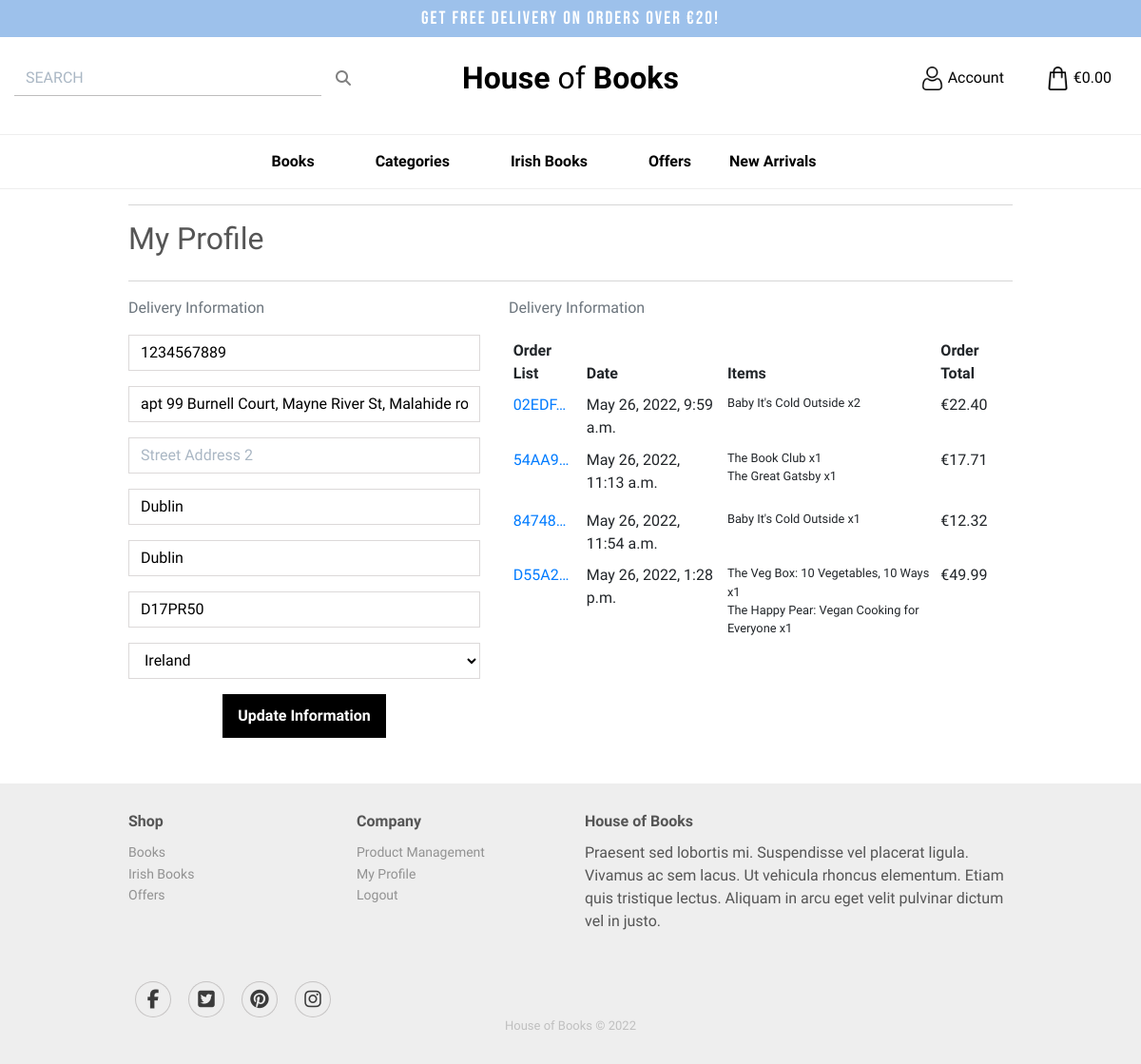
Before: /profile/ (signed in) with the older database file.
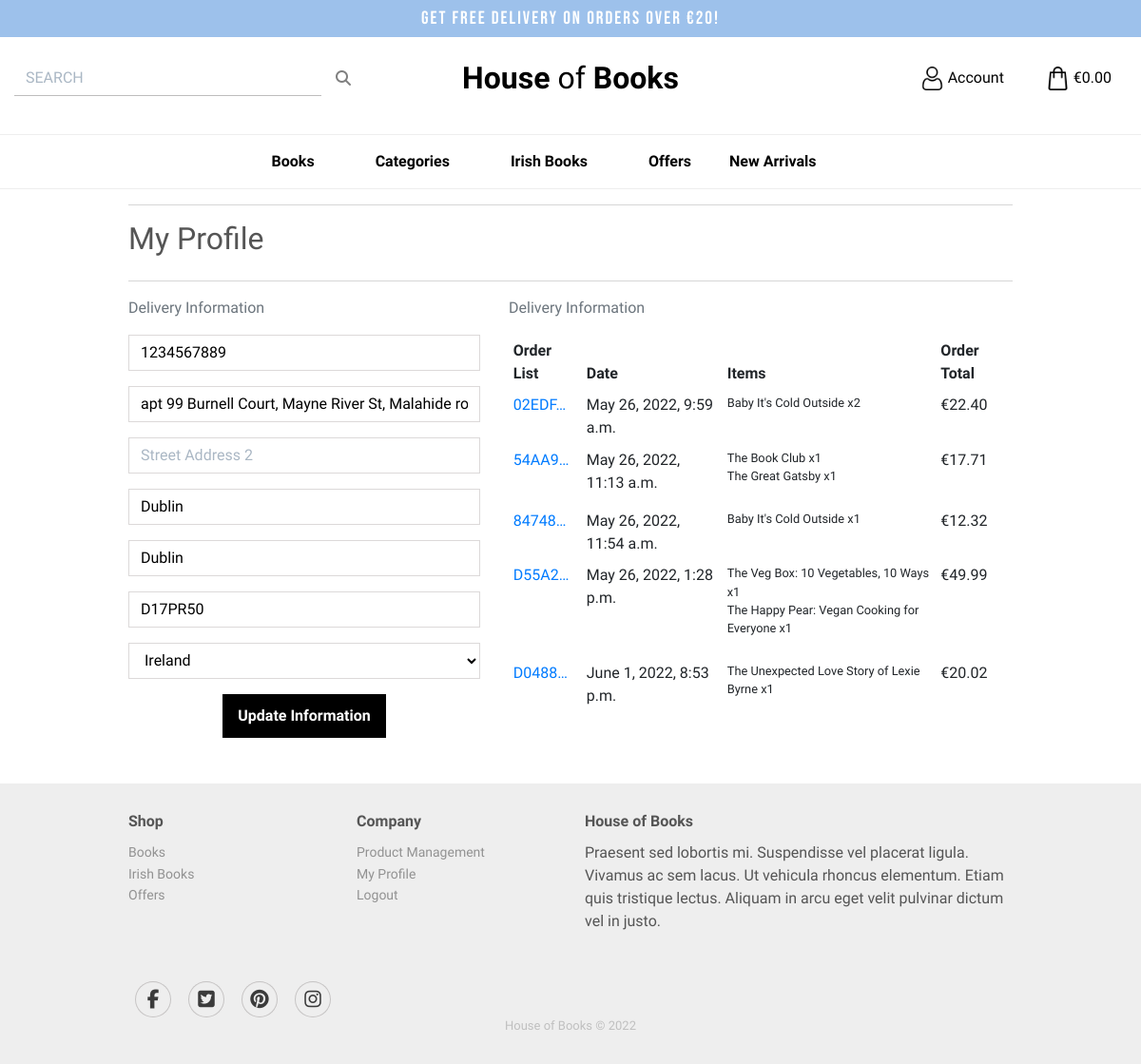
After: the same page with the newer database file.
### profiles/models.py (models this page shows, shortened)
class UserProfile(models.Model):
    user = models.OneToOneField(User, on_delete=models.CASCADE)
    default_phone_number = models.CharField(max_length=20,
                                            null=True, blank=True)
    default_street_address1 = models.CharField(max_length=80,
                                               null=True, blank=True)
    default_street_address2 = models.CharField(max_length=80,
                                               null=True, blank=True)
    default_town_or_city = models.CharField(max_length=40,
                                            null=True, blank=True)
    default_county = models.CharField(max_length=80,
                                      null=True, blank=True)
    default_postcode = models.CharField(max_length=20,
                                        null=True, blank=True)
    default_country = CountryField(blank_label='Country',
                                   null=True, blank=True)

### checkout/models.py (models this page shows, shortened)
class Order(models.Model):
    order_number = models.CharField(max_length=32, null=False, editable=False)
    user_profile = models.ForeignKey(UserProfile, on_delete=models.SET_NULL,
                                     null=True, blank=True,
                                     related_name='orders')
    full_name = models.CharField(max_length=50, null=False, blank=False)
    email = models.EmailField(max_length=254, null=False, blank=False)
    phone_number = models.CharField(max_length=20, null=False, blank=False)
    country = CountryField(blank_label='Country *', null=False, blank=False)
    postcode = models.CharField(max_length=20, null=True, blank=True)
    town_or_city = models.CharField(max_length=40, null=False, blank=False)
    street_address1 = models.CharField(max_length=80, null=False, blank=False)
    street_address2 = models.CharField(max_length=80, null=True, blank=True)
    county = models.CharField(max_length=80, null=True, blank=True)
    date = models.DateTimeField(auto_now_add=True)
    delivery_cost = models.DecimalField(max_digits=6, decimal_places=2,
                                        null=False, default=0)
    order_total = models.DecimalField(max_digits=10, decimal_places=2,
                                      null=False, default=0)
    grand_total = models.DecimalField(max_digits=10, decimal_places=2,
                                      null=False, default=0)
    original_bag = models.TextField(null=False, blank=False, default='')
    stripe_pid = models.CharField(max_length=254, null=False,
                                  blank=False, default='')

class OrderLineItem(models.Model):
    order = models.ForeignKey(Order, null=False, blank=False,
                              on_delete=models.CASCADE,
                              related_name='lineitems')
    product = models.ForeignKey(Product, null=False, blank=False,
                                on_delete=models.CASCADE)
    quantity = models.IntegerField(null=False, blank=False, default=0)
    lineitem_total = models.DecimalField(max_digits=6, decimal_places=2,
                                         null=False, blank=False,
                                         editable=False)

### products/models.py (models this page shows, shortened)
class Product(models.Model):
    category = models.ForeignKey(Category, null=True, blank=True,
                                 on_delete=models.SET_NULL)
    sku = models.CharField(max_length=254, null=True, blank=True)
    name = models.CharField(max_length=254)
    author = models.CharField(max_length=254)
    description = models.TextField()
    price = models.DecimalField(max_digits=6, decimal_places=2)
    rating = models.DecimalField(max_digits=6, decimal_places=2,
                                 null=True, blank=True)
    image_url = models.URLField(max_length=1024, null=True, blank=True)
    image = models.ImageField(null=True, blank=True)

### profiles/views.py (the view)
# urls.py: path('profile/', include('profiles.urls')),
@login_required
def profile(request):
    profile = get_object_or_404(UserProfile, user=request.user)
    if request.method == 'POST':
        form = UserProfileForm(request.POST, instance=profile)
        if form.is_valid():
            form.save()
            messages.success(request, 'Profile updated successfully')
        else:
            messages.error(request,
                           'Updated failed. Please ensure the form is valid.')
    else:
        form = UserProfileForm(instance=profile)
    orders = profile.orders.all()
    template = 'profiles/profile.html'
    context = {
        'form': form,
        'orders': orders,
        'on_profile_page': True,
    }
    return render(request, template, context)

### profiles/templates/profiles/profile.html (shortened to what this page needs)
{% extends "base.html" %}
{% load static %}
{% block extra_css %}
<link rel="stylesheet" href="{% static 'profiles/css/profile.css' %}">
{% endblock %}
{% block content %}
<div class="overlay"></div>
<div class="container">
    <div class="row">
        <div class="col">
            <hr>
            <h2 class="mb-4">My Profile</h2>
            <hr>
        </div>
    </div>
    <div class="row">
        <div class="col-12 col-lg-5 profile">
            <p class="text-muted">Delivery Information</p>
            <form action="{% url 'profile' %}" class="mt-3 " method="POST" id="profile-update-form">
                {{ form|crispy }}
                <div class="text-center">
                    <button class="btn buttons mb-5 profile1">Update Information</button>
                </div>
            </form>
        </div>
        <div class="col-12 col-lg-7">
            <p class="text-muted">Delivery Information</p>
            <div class="order-history table-responsive">
                <table class="table table-sm table-borderless">
                    <thead>
                        <tr>
                            <th>Order List</th>
                            <th>Date</th>
                            <th>Items</th>
                            <th>Order Total</th>
                        </tr>
                    </thead>
                    <tbody>
                        {% for order in orders %}
                        <tr>
                            <td>
                                <a href="{% url 'order_history' order.order_number %}" title="{{ order.order_number }}">
                                    {{ order.order_number|truncatechars:6 }}
                                </a>
                            </td>
                            <td>{{ order.date }}</td>
                            <td>
                                <ul class="list-unstyled">
                                    {% for item in order.lineitems.all %}
                                    <li class="small">
                                        {{ item.product.name }} x{{ item.quantity }}
                                    </li>
                                    {% endfor %}
                                </ul>
                            </td>
                            <td>€{{ order.grand_total }}</td>
                        </tr>
                        {% endfor %}
                    </tbody>
                </table>
            </div>
        </div>
    </div>
</div>
{% endblock %}

### templates/base.html (shortened to what this page needs)
{% load static %}
<!doctype html>
<html lang="en">
<head>
    {% block corecss %}
    <link rel="stylesheet" href="https://stackpath.bootstrapcdn.com/bootstrap/4.4.1/css/bootstrap.min.css"
>
    <link rel="stylesheet" href="{% static 'css/base.css' %}">
    {% endblock %}
    {% block extra_css %}
    {% endblock %}
</head>
<body>
    <header class="container-fluid">
        <div id="delivery-banner" class="row text-center">
            <div class="col text-white free-delivery-banner">
                <h4>Get free delivery on orders over €{{ free_delivery_threshold }}!</h4>
            </div>
        </div>
        <div id="topnav" class="row pt-lg-3 d-none d-lg-flex">
            <div class="col-12 col-lg-4 my-auto py-1 py-lg-0 text-center text-lg-right">
                <form method="GET" action="{% url 'products' %}">
                    <div class="input-group w-100 searchbar-field">
                        <input class="form-control rounded-0 searchbar-input" type="text" name="q" placeholder="SEARCH">
                        <div class="input-group-append">
                            <button class="form-control btn rounded-0 border-0 search-icon" type="submit">
                                <span class="icon">
                                    <i class="fas fa-search"></i>
                                </span>
                            </button>
                        </div>
                    </div>
                </form>
            </div>
            <div class="col-12 col-lg-4 my-auto py-1 py-lg-0 text-center">
                <a href="{% url 'home' %}" class="nav-link main-logo-link">
                    <h2 class="text-black my-0 logo-title text-right"><strong class="logo-font">House</strong> of
                        <strong class="logo-font">Books</strong></h2>
                </a>
            </div>
            <div class="col-12 col-lg-4 my-auto py-1 py-lg-0">
                <ul class="list-inline list-unstyled text-center text-lg-right my-0 ">
                    <li class="list-inline-item dropdown account-cart">
                        <a class="text-black nav-link" href="#" id="user-options" data-toggle="dropdown"
                            aria-haspopup="true" aria-expanded="false">
                            <div class="text-center">
                                <p class="my-0">
                                    <img src="{{ MEDIA_URL }}user.png" alt="account-icon" width="25px"> Account
                                </p>
                            </div>
                        </a>
                    </li>
                    <li class="list-inline-item account-cart">
                        <a class="{% if grand_total %} basket font-weight-bold{% else %}text-black{% endif %} nav-link"
                            href="{% url 'view_bag' %}">
                            <div class="text-center">
                                <p class="my-0">
                                    <img src="{{ MEDIA_URL }}shop-bag.png" alt="bag icon" width="25px">
                                    {% if grand_total %}
                                    €{{ grand_total|floatformat:2 }}
                                    {% else %}
                                    €0.00
                                    {% endif %}
                                </p>
                            </div>
                        </a>
                    </li>
                </ul>
            </div>
        </div>
        <div class="row bg-white">
            <nav class="navbar navbar-expand-lg navbar-light w-100">
                {% include 'includes/main-nav.html' %}
            </nav>
        </div>
    </header>
    {% block content %}
    {% endblock %}
    {% block content_footer %}
    <div class="footer-dark">
        <footer>
            <div class="container">
                <div class="row">
                    <div class="col-sm-6 col-md-3 item">
                        <h3>Shop</h3>
                        <ul>
                            <li><a href="{% url 'products' %}">Books</a></li>
                            <li><a
                                    href="{% url 'products' %}?category=irish_fiction,irish_nonfiction,irish_true_crime,irish_classics">Irish
                                    Books</a></li>
                            <li><a href="{% url 'products' %}?category=new_arrivals,deals">Offers</a>
                            </li>
                        </ul>
                    </div>
                    <div class="col-sm-6 col-md-3 item">
                        <h3>Company</h3>
                        <ul>
                            {% if request.user.is_authenticated %}
                            {% if request.user.is_superuser %}
                            <li><a href="{% url 'add_product' %}">Product Management</a></li>
                            {% endif %}
                            <li><a href="{% url 'profile' %}">My Profile</a></li>
                            <li><a href="{% url 'account_logout' %}">Logout</a></li>
                            {% else %}
                            <li><a href="{% url 'account_signup' %}">Register</a></li>
                            <li><a href="{% url 'account_login' %}">Login</a></li>
                            {% endif %}
                        </ul>
                    </div>
                    <div class="col-md-6 item text">
                        <h3>House of Books</h3>
                        <p>Praesent sed lobortis mi. Suspendisse vel placerat ligula. Vivamus ac sem lacus. Ut vehicula
                            rhoncus elementum. Etiam quis tristique lectus. Aliquam in arcu eget velit pulvinar dictum
                            vel in justo.</p>
                    </div>
                    <div class="col item social"><a href="https://www.facebook.com/" target="_blank"><i
                                class="fab fa-facebook-f center"></i></a>
                        <a href="https://www.twitter.com/" target="_blank"><i
                                class="fab fa-twitter-square center"></i></a>
                        <a href="https://www.pinterest.com/" target="_blank"><i class="fab fa-pinterest center"></i></a>
                        <a href="https://www.instagram.com/" target="_blank"><i class="fab fa-instagram center"></i></a>
                    </div>
                </div>
                <p class="copyright">House of Books © 2022</p>
            </div>
        </footer>
    </div>
    {% endblock %}
</body>
</html>

### templates/includes/main-nav.html (shortened to what this page needs)
<div class="collapse navbar-collapse" id="main-nav">
    <ul class="navbar-nav w-auto mx-auto">
        <li class="nav-item dropdown">
            <a class="logo-font font-weight-bold nav-link text-black mr-5 menu-item" href="#" id="all-products-link"
                data-toggle="dropdown" aria-haspopup="true" aria-expanded="false">
                Books
            </a>
        </li>
        <li class="nav-item dropdown">
            <a class="logo-font font-weight-bold nav-link text-black mr-5 menu-item" href="#" id="books-link"
                data-toggle="dropdown" aria-haspopup="true" aria-expanded="false">
                Categories
            </a>
        </li>
        <li class="nav-item dropdown">
            <a class="logo-font font-weight-bold nav-link text-black mr-5 menu-item" href="#" id="irish-books-link"
                data-toggle="dropdown" aria-haspopup="true" aria-expanded="false">
                Irish Books
            </a>
        </li>
        <li class="border-0 nav-item" aria-labelledby="specials-link">
            <a class="logo-font font-weight-bold nav-link text-black menu-item"
                href="{% url 'products' %}?category=deals" id="all-offers-link" aria-haspopup="true"
                aria-expanded="false">
                Offers
            </a>
        </li>
        <li class="border-0 nav-item" aria-labelledby="specials-link">
            <a class="logo-font font-weight-bold nav-link text-black menu-item"
                href="{% url 'products' %}?category=new_arrivals" id="new-arrivals-link" aria-haspopup="true"
                aria-expanded="false">
                New Arrivals
            </a>
        </li>
    </ul>
</div>

Changed rows visible on the page:
added Order: order_number "D0488…", date "June 1, 2022, 8:53 p.m.", grand_total "20.02"
added OrderLineItem: product.name "The Unexpected Love Story of Lexie Byrne", quantity "1", shown under "D0488…"
